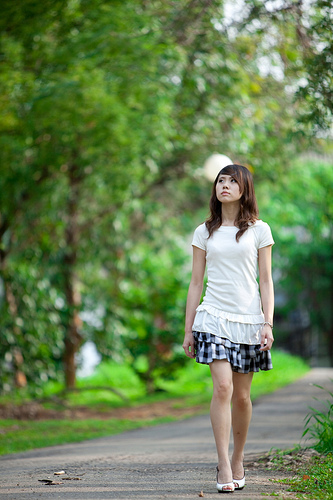
#> input picture src/people.jpg, 333 x 500 px
$ python detect_color.py --image people.jpg
#> lines starting #> are read from the running program, lines starting #| are printed output that depends on the picture; after the words box and inside, x2 and y2 are one past the last pixel; in counts of white or black regions, pixels touching at a corner belong together
#coding:utf-8
import numpy as np
import argparse
import cv2


def colordetion(img):
#> called with img = 'people.jpg'
    image = cv2.imread(img)
#> image is the input picture: shape (500, 333, 3); mean B, G, R 83.2, 128.7, 104.9
    # define the list of boundaries, red ,blue,yellow,gray
    boundaries = [
            ([17, 15, 100], [50, 56, 200]),
            ([86, 31, 4], [220, 88, 50]),
            ([25, 146, 190], [62, 174, 250]),
            ([103, 86, 65], [145, 133, 128]),
            ]

    # loop over the boundaries
    for (lower, upper) in boundaries:
        # create NumPy arrays from the boundaries
        lower = np.array(lower, dtype = "uint8")
        upper = np.array(upper, dtype = "uint8")
        # find the colors within the specified boundaries and apply
        # the mask
        mask = cv2.inRange(image, lower, upper)
        print(mask)
        output = cv2.bitwise_and(image, image, mask = mask)
        # show the images
        cv2.imshow("images", np.hstack([image, output]))
#> this loop made 4 passes
#> (printed output is left out)
#> pass 1, in colordetion, `mask = cv2.inRange(image, lower, upper)`:
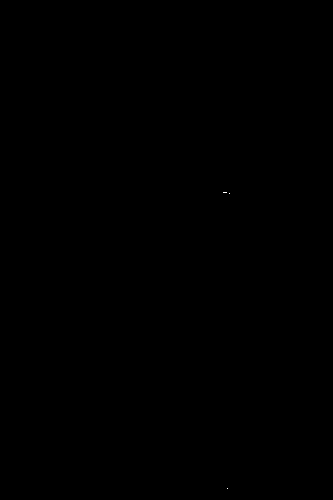
#> mask: shape (500, 333); 0% white in thin lines or dots, all inside (x1, y1, x2, y2) = (223, 192, 230, 489)
#> pass 1, in colordetion, `cv2.imshow("images", np.hstack([image, output]))`:
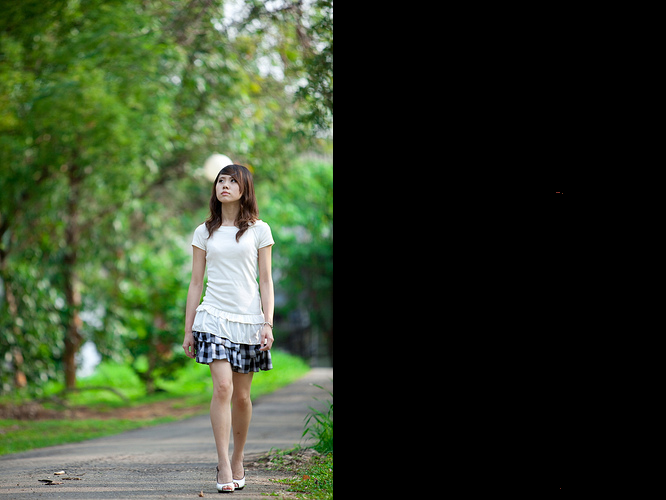
#> window 'images': shape (500, 666, 3); mean B, G, R 41.6, 64.3, 52.5
    cv2.waitKey(0)


if __name__ == "__main__":
    ap = argparse.ArgumentParser()
    ap.add_argument("-i", "--image", help = "path to the image")
    args = vars(ap.parse_args())
    colordetion(args["image"])
